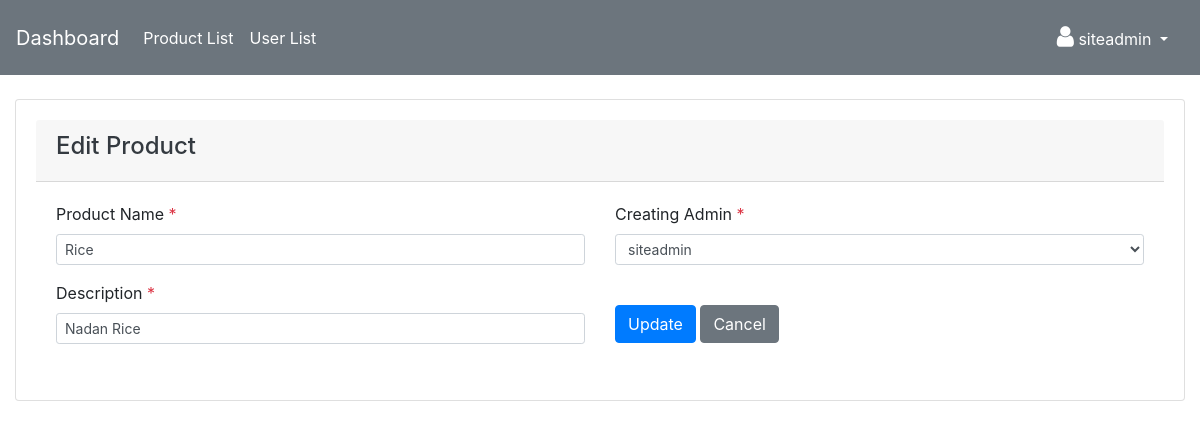
The app's page /mngr/product/edit-product/32 (signed in) with its own data.
### mngr/models.py (models this page shows, shortened)
class Product(models.Model):
    name = models.CharField(max_length=100)
    description = models.CharField(max_length=255)
    created_by = models.ForeignKey(User,on_delete=models.CASCADE)
    created_at = models.DateTimeField(auto_now=True)

### mngr/views.py (the view, shortened to what this page needs)
# urls.py: path('product/edit-product/<int:product_id>',views.editProduct,name='edit_product'),
@login_required(login_url='/mngr/')
def editProduct(request,product_id):
    product = Product.objects.get(pk = product_id)
    form = ProductForm(instance = product)
    context = {
        'form' : form
    }
    return render(request,'products/edit.html',context)

### mngr/forms.py (shortened to what this page needs)
class ProductForm(forms.ModelForm):
    class Meta:
        model = Product
        fields = ('name','description','created_by')
    def __init__(self,*args,**kwargs):
        super(ProductForm,self).__init__(*args,**kwargs)
        for name in self.fields.keys():
            self.fields[name].widget.attrs.update({'class':'form-control form-control-sm','required':'required'})

### mngr/templates/products/edit.html (shortened to what this page needs)
{% extends 'adm_template.html' %}
{% block content %}
<div class="row">
    <div class="col-md-12">
        <div class="card">
            <div class="card-header">
                <h4 class="text-dark">Edit Product</h4>
              </div>
            <div class="card-body">
                <form method="POST">
                    <div class="row">
                        <div class="col-md-6">
                            <div class="form-group">
                                <label for="">Product Name <span class="text-danger">*</span></label>
                                {{ form.name }}
                            </div>
                            <div class="form-group">
                                <label for="">Description <span class="text-danger">*</span></label>
                                {{ form.description }}
                            </div>
                        </div>
                        <div class="col-md-6">
                            <div class="form-group">
                                <label for="">Creating Admin <span class="text-danger">*</span></label>
                                {{ form.created_by }}
                            </div>
                            <div class="form-group"><br>
                                <input type="submit" class="btn btn-primary btn-md" value="Update">
                                <a href="{% url 'product_list' %}" class="btn btn-secondary"> Cancel</a>
                            </div>
                        </div>
                    </div>
                </form>
            </div>
          </div>
    </div>
</div>
{% endblock content %}

### templates/adm_template.html (shortened to what this page needs)
<!DOCTYPE html>
<html>
<head>
  <link rel="stylesheet" href="https://maxcdn.bootstrapcdn.com/bootstrap/4.3.1/css/bootstrap.min.css">
  <link rel="stylesheet" href="https://cdnjs.cloudflare.com/ajax/libs/font-awesome/4.7.0/css/font-awesome.min.css">
</head>
<body>
  <nav class="navbar navbar-expand-lg navbar-light bg-secondary">
    <a class="navbar-brand text-white" href="{% url 'dashboard' %}">Dashboard</a>
    <div class="collapse navbar-collapse" id="navbarNav">
      <ul class="navbar-nav">
        <li class="nav-item">
          <a class="nav-link text-white" href="{% url 'product_list' %}">Product List</a>
        </li>
        <li class="nav-item">
          <a class="nav-link text-white" href="{% url 'user_list' %}">User List</a>
        </li>
      </ul>
    </div>
    <div style="float:right">
      <ul class="navbar-nav mr-auto p-2">
        <li class="nav-item dropdown">
          <a class="nav-link dropdown-toggle text-white" href="#" id="navbarDropdown" role="button" data-toggle="dropdown" aria-haspopup="true" aria-expanded="false">
            <i class="fa fa-user" style="font-size:24px"></i> {{ user.username}}
          </a>
        </li>
      </ul>
    </div>
  </nav>
  <div class="container-fluid"><br>
    {% block content %}{% endblock content %}
</div>
</body>
</html>

### templates/adm_template.html (style rules this page uses)
.card { text-align: center; padding: 20px; margin-bottom: 20px; }

### mngr/templates/products/edit.html (style rules this page uses)
.card { text-align : left }

### records on screen
Product: name "Rice", description "Nadan Rice", created_by "siteadmin"

### other values on screen
{{ user.username }} "siteadmin"
